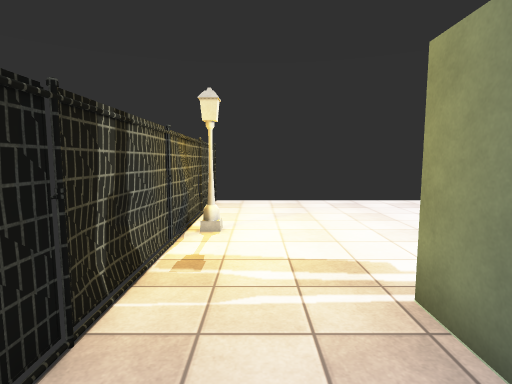
[1] (above)

12 first-person views from a walk through a 3-D level made in the Unity game engine. The camera is 1.5 m above the floor, tilts 6° down and sees 80° across. The floor is counted in squares, 1 m on a side. Each view is taken from the middle of a square. On the plan, view 1 faces up. The plan holds only what a view shows up to about 15 squares ahead; the rest is blank. The player is left out. Door leaves are left out, so doorways stand open. Some surface patterns are stand-ins.

[2]
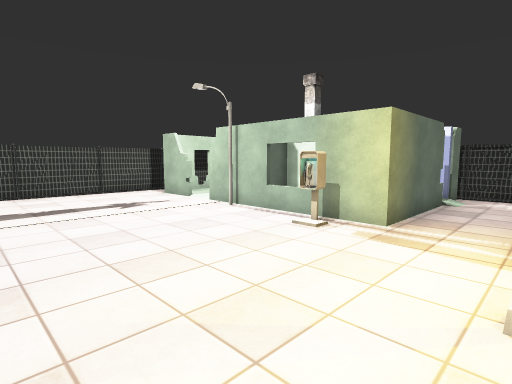

[3]
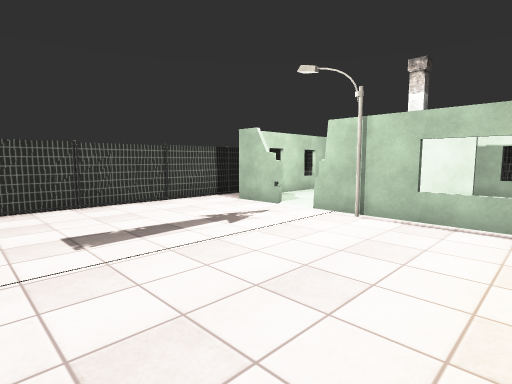

[4]
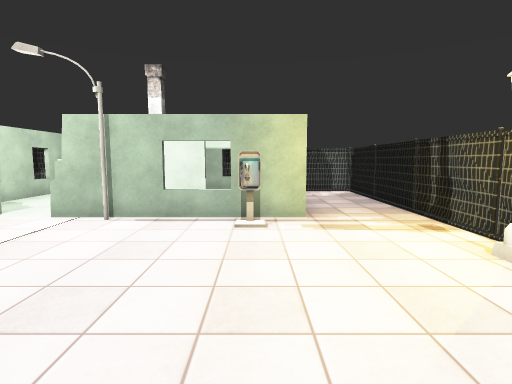

[5]
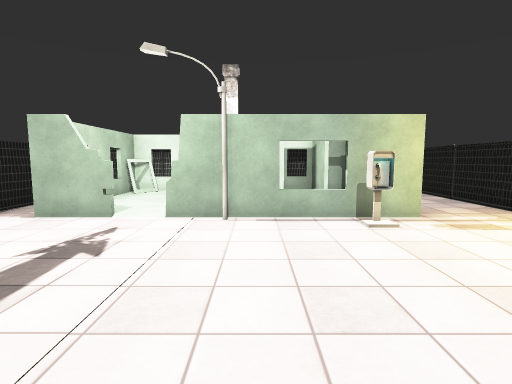

[6]
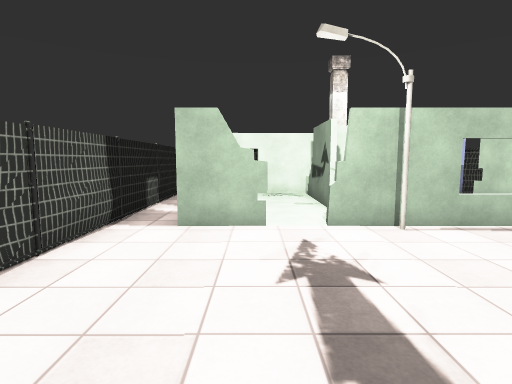

[7]
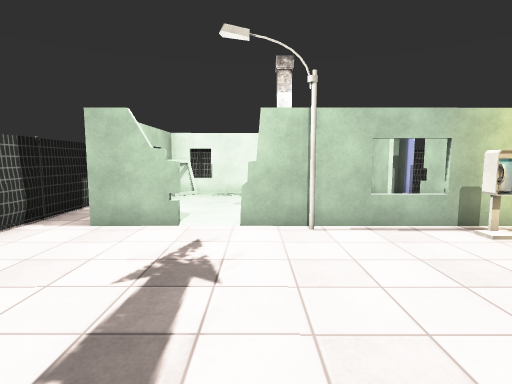

[8]
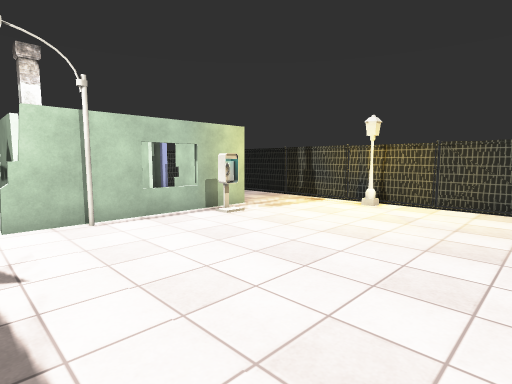

[9]
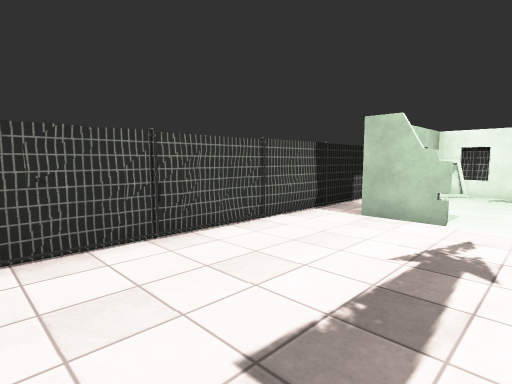

[10]
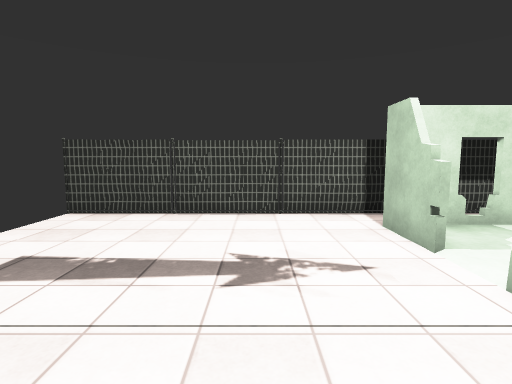

[11]
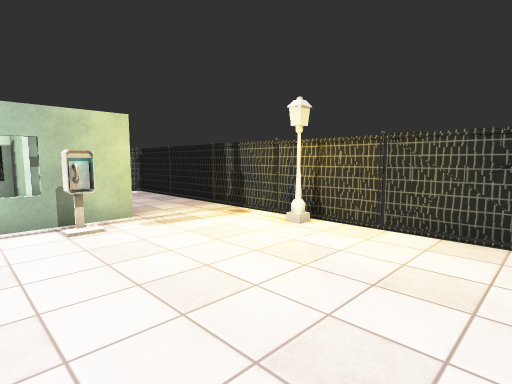

[12]
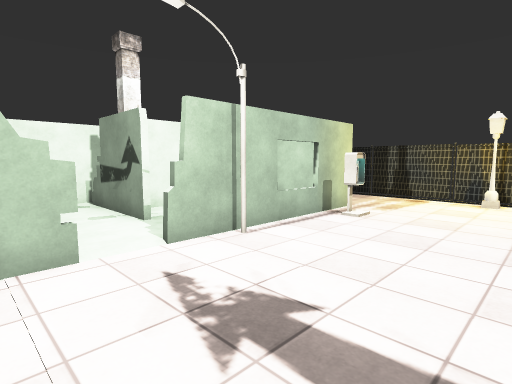

### Floor plan
Key: @ floor where view 1 was taken; # wall or solid block; x gap in a wall; . floor; D open door; = window, fence, low wall or low ledge; L lamp; H house; O other object.
Columns run from 2 left of view 1 to 14 right of it. Each row starts with its distance up from view 1.
 11 x...............
 10 #...............#
  9 #..............##
  8 x..............##
  7 #...............#
  6 #L..............#
  5 #...............#
  4 #....O.........##
  3 #...##HH#L#.H###
  2 #...#     D   ##
  1 #...#     H   H#
  0 #.@.#     =   ##
 -1 #...#H   OH   H#
 -2 #...DD   OH  ###
 -3 #...##H#####H##
 -4 ########   ###

Positions as (right, up) in squares from view 1, and headings:
1: (0, 0), facing up
2: (-1, 10), facing down-right
3: (3, 11), facing down-right
4: (3, 11), facing down
5: (6, 11), facing down
6: (10, 10), facing down
7: (8, 10), facing down
8: (9, 11), facing down-left
9: (8, 11), facing down-right
10: (5, 6), facing right
11: (5, 11), facing down-left
12: (11, 8), facing down-left
